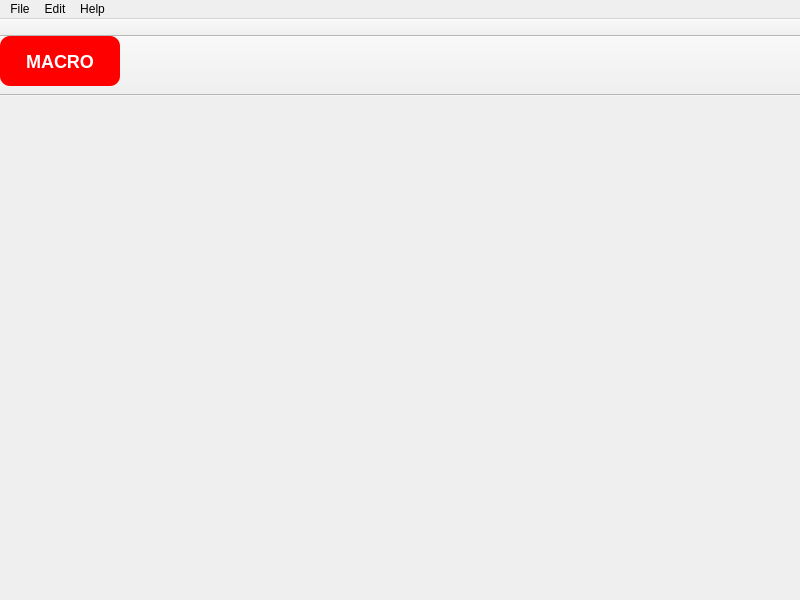
<?xml version="1.0" encoding="UTF-8"?>
<ui version="4.0">
 <class>MainWindow</class>
 <widget class="QMainWindow" name="MainWindow">
  <property name="geometry">
   <rect>
    <x>0</x>
    <y>0</y>
    <width>800</width>
    <height>600</height>
   </rect>
  </property>
  <property name="windowTitle">
   <string>MainWindow</string>
  </property>
  <property name="dockNestingEnabled">
   <bool>true</bool>
  </property>
  <widget class="QWidget" name="centralwidget">
   <layout class="QGridLayout" name="gridLayout">
    <property name="leftMargin">
     <number>0</number>
    </property>
    <property name="topMargin">
     <number>0</number>
    </property>
    <property name="rightMargin">
     <number>0</number>
    </property>
    <property name="bottomMargin">
     <number>0</number>
    </property>
    <property name="horizontalSpacing">
     <number>0</number>
    </property>
   </layout>
  </widget>
  <widget class="QMenuBar" name="menubar">
   <property name="geometry">
    <rect>
     <x>0</x>
     <y>0</y>
     <width>800</width>
     <height>22</height>
    </rect>
   </property>
   <widget class="QMenu" name="menuFile">
    <property name="title">
     <string>File</string>
    </property>
    <addaction name="actionNew"/>
    <addaction name="actionOpen"/>
    <addaction name="actionSave"/>
    <addaction name="actionSaveAs"/>
   </widget>
   <widget class="QMenu" name="menuEdit">
    <property name="title">
     <string>Edit</string>
    </property>
    <addaction name="actionProgSet"/>
    <addaction name="actionProjSet"/>
   </widget>
   <widget class="QMenu" name="menuHelp">
    <property name="title">
     <string>Help</string>
    </property>
    <addaction name="actionAbout"/>
   </widget>
   <addaction name="menuFile"/>
   <addaction name="menuEdit"/>
   <addaction name="menuHelp"/>
  </widget>
  <widget class="QToolBar" name="toolBar">
   <property name="windowTitle">
    <string>toolBar</string>
   </property>
   <property name="movable">
    <bool>false</bool>
   </property>
   <property name="floatable">
    <bool>false</bool>
   </property>
   <attribute name="toolBarArea">
    <enum>TopToolBarArea</enum>
   </attribute>
   <attribute name="toolBarBreak">
    <bool>false</bool>
   </attribute>
  </widget>
  <widget class="QToolBar" name="toolBar2">
   <property name="windowTitle">
    <string>toolBar2</string>
   </property>
   <property name="minimumSize">
    <size>
    <width>0</width> <!-- Keep width as 0 to allow resizing -->
    <height>60</height> <!-- Set the desired height -->
    </size>
    </property>
    <property name="maximumSize">
    <size>
    <width>16777215</width> <!-- Allow maximum width -->
    <height>60</height> <!-- Set the same height as minimumSize -->
    </size>
   </property>   
   <property name="movable">
    <bool>false</bool>
   </property>
   <property name="floatable">
    <bool>false</bool>
   </property>
   <attribute name="toolBarArea">
    <enum>TopToolBarArea</enum>
   </attribute>
   <attribute name="toolBarBreak">
    <bool>true</bool>
   </attribute>
   <widget class="QPushButton" name="helloButton">
    <property name="text">
     <string>MACRO</string>
    </property>
    <property name="minimumSize">
     <size>
      <width>120</width>
      <height>50</height>
     </size>
    </property>
    <property name="styleSheet">
     <string>
      QPushButton {
       background-color: red;
       color: white;
       font-size: 18px;
       font-weight: bold;
       border-radius: 10px;
       padding: 10px;
      }
     </string>
    </property>
   </widget>
  </widget>
  <action name="actionNew">
   <property name="text">
    <string>New</string>
   </property>
  </action>
  <action name="actionOpen">
   <property name="text">
    <string>Open</string>
   </property>
  </action>
  <action name="actionSaveAs">
   <property name="text">
    <string>Save As</string>
   </property>
  </action>
  <action name="actionSave">
   <property name="text">
    <string>Save</string>
   </property>
  </action>
  <action name="actionProject_Size">
   <property name="text">
    <string>Project Size</string>
   </property>
  </action>
  <action name="actionProgSet">
   <property name="text">
    <string>Program Setting</string>
   </property>
  </action>
  <action name="actionProjSet">
   <property name="text">
    <string>Project Setting</string>
   </property>
  </action>
  <action name="actionAbout">
   <property name="text">
    <string>About</string>
   </property>
  </action>
 </widget>
 <resources/>
 <connections/>
</ui>
